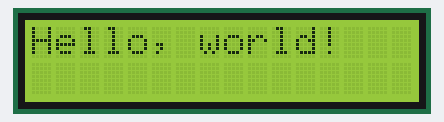
This program was run on a simulated Arduino Uno, built with avr-gcc and run on an emulated ATmega328P. On the bench: 16×2 character LCD.

Above: at 0.1 s.
At 3.7 s:
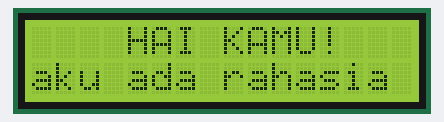
At 5.7 s:
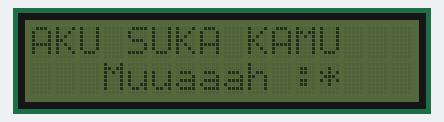

The program:

main.cpp
```cpp
#include <Arduino.h>
#include <LiquidCrystal_I2C.h>

LiquidCrystal_I2C lcd(0x27, 16, 2); // 0x27 merupakan adress dari iic lcd, cari nilai pake scanner

void setup()
{
  lcd.init();      // initialize the lcd
  lcd.backlight(); // menghidupkan backlight
  lcd.setCursor(0, 0);
  lcd.print("Hello, world!");
  delay(3500);
  lcd.clear();
}

void loop()
{
  lcd.backlight();
  lcd.clear();
  lcd.setCursor(4, 0);
  lcd.print("HAI KAMU!");
  lcd.setCursor(0, 1);
  lcd.print("aku ada rahasia");
  delay(2000);
  lcd.noBacklight();
  lcd.clear();
  lcd.setCursor(0, 0);
  lcd.print("AKU SUKA KAMU");
  lcd.setCursor(3, 1);
  lcd.print("Muuaaah :* ");
  delay(2000);
}
```

Measured:
- what the display in image 1 shows lasts 2.0 s, from 3.6 s to 5.6 s
